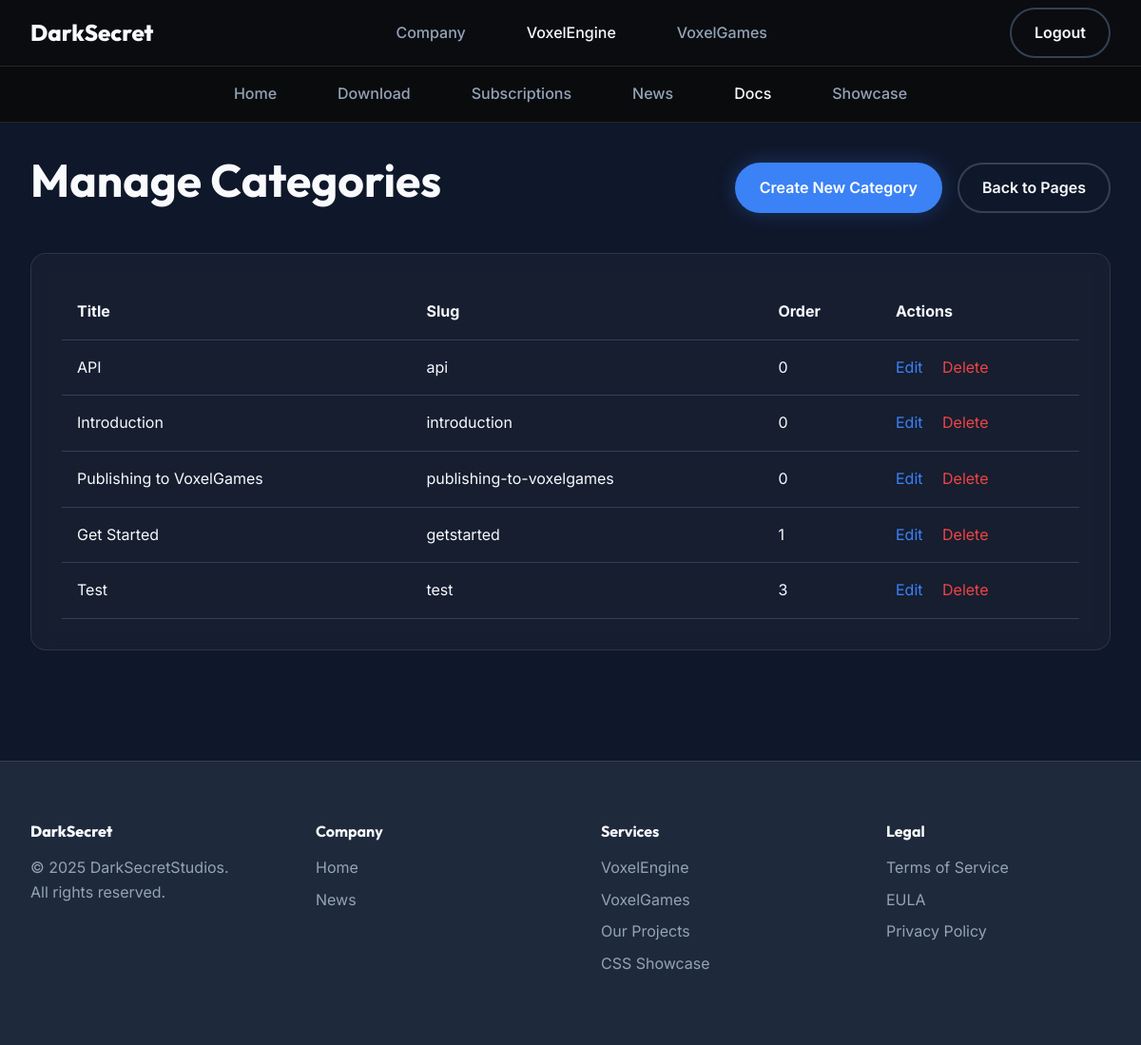
The page /voxelengine/docs/manage/categories/ (signed in) on the database its author committed.
### voxelengine/models.py (models this page shows, shortened)
class DocumentationCategory(models.Model):
    title = models.CharField(max_length=100)
    slug = models.SlugField(unique=True, blank=True)
    order = models.IntegerField(default=0)
    class Meta:
        verbose_name_plural = "Documentation Categories"
        ordering = ['order', 'title']

### voxelengine/views.py (the view)
# urls.py: path('docs/manage/categories/', docs_manage_category_list, name='docs_manage_category_list'),
@user_passes_test(is_staff)
def docs_manage_category_list(request):
    categories = DocumentationCategory.objects.all()
    return render(request, 'voxelengine/docs/manage_category_list.html', {'categories': categories})

### voxelengine/views.py (called while the page is built)
def is_staff(user):
    return user.is_staff

### voxelengine/templates/voxelengine/docs/manage_category_list.html
{% extends 'voxelengine/veBase.html' %}
{% block voxelengine_content %}
<div class="container" style="padding-top: 2rem;">
    <div class="flex justify-between items-center mb-md">
        <h2>Manage Categories</h2>
        <div class="flex gap-sm">
            <a href="{% url 'voxelengine:docs_manage_category_create' %}" class="btn btn-primary">Create New Category</a>
            <a href="{% url 'voxelengine:docs_manage_list' %}" class="btn btn-outline">Back to Pages</a>
        </div>
    </div>
    <div class="card">
        <table style="width: 100%; border-collapse: collapse;">
            <thead>
                <tr style="text-align: left; border-bottom: 1px solid var(--color-border);">
                    <th style="padding: 1rem;">Title</th>
                    <th style="padding: 1rem;">Slug</th>
                    <th style="padding: 1rem;">Order</th>
                    <th style="padding: 1rem;">Actions</th>
                </tr>
            </thead>
            <tbody>
                {% for category in categories %}
                <tr style="border-bottom: 1px solid var(--color-border);">
                    <td style="padding: 1rem;">{{ category.title }}</td>
                    <td style="padding: 1rem;">{{ category.slug }}</td>
                    <td style="padding: 1rem;">{{ category.order }}</td>
                    <td style="padding: 1rem;">
                        <a href="{% url 'voxelengine:docs_manage_category_edit' category.pk %}" style="color: var(--color-primary); margin-right: 1rem;">Edit</a>
                        <a href="{% url 'voxelengine:docs_manage_category_delete' category.pk %}" style="color: #ef4444;">Delete</a>
                    </td>
                </tr>
                {% endfor %}
            </tbody>
        </table>
    </div>
</div>
{% endblock %}

### static/style/base/_variables.css (style rules this page uses)
:root { --font-main: 'Inter', BlinkMacSystemFont, 'Segoe UI', Roboto, Oxygen, Ubuntu, Cantarell, 'Open Sans', 'Helvetica Neue', sans-serif; --font-display: 'Outfit', 'Inter', sans-serif; --space-xs: 0.5rem; --space-sm: 1rem; --space-md: 2rem; --space-lg: 4rem; --space-xl: 8rem; --radius-sm: 4px; --radius-md: 8px; --radius-lg: 16px; --radius-xl: 24px; --radius-full: 9999px; --transition-fast: 0.2s ease; --transition-normal: 0.3s cubic-bezier(0.4, 0, 0.2, 1); --transition-slow: 0.5s ease; --color-bg: #ffffff; --color-bg-alt: #f8f9fa; --color-text: #1a1a1a; --color-text-muted: #666666; --color-border: #e5e5e5; --color-primary: #000000; --color-primary-hover: #333333; --color-primary-text: #ffffff; --color-secondary: #f0f0f0; --color-secondary-hover: #e0e0e0; --color-secondary-text: #1a1a1a; --shadow-sm: 0 2px 4px rgba(0, 0, 0, 0.05); --shadow-md: 0 4px 12px rgba(0, 0, 0, 0.08); --shadow-lg: 0 12px 24px rgba(0, 0, 0, 0.12); --navbar-height: 70px; }
[data-theme="engine"] { --color-bg: #0f172a; --color-bg-alt: #1e293b; --color-text: #f8fafc; --color-text-muted: #94a3b8; --color-border: #334155; --color-primary: #3b82f6; --color-primary-hover: #2563eb; --color-primary-text: #ffffff; --color-secondary: rgba(255, 255, 255, 0.1); --color-secondary-hover: rgba(255, 255, 255, 0.15); --color-secondary-text: #ffffff; --shadow-neon: 0 0 20px rgba(59, 130, 246, 0.3); }

### static/style/layout/_layout.css (style rules this page uses)
.container { width: 100%; max-width: 1200px; margin: 0 auto; padding: 0 var(--space-md); }
.flex { display: flex; }

### static/style/utilities/_utilities.css (style rules this page uses)
.items-center { align-items: center; }
.justify-between { justify-content: space-between; }
.gap-sm { gap: var(--space-sm); }
.mb-md { margin-bottom: var(--space-md); }

### static/style/components/_buttons.css (style rules this page uses)
.btn { display: inline-flex; align-items: center; justify-content: center; padding: 0.75rem 1.5rem; border-radius: var(--radius-full); font-weight: 600; font-size: 1rem; cursor: pointer; transition: var(--transition-normal); border: 2px solid transparent; white-space: nowrap; }
.btn-primary { background-color: var(--color-primary); color: var(--color-primary-text); box-shadow: var(--shadow-neon, none); }
.btn-outline { background-color: transparent; border-color: var(--color-border); color: var(--color-text); }

### static/style/components/_cards.css (style rules this page uses)
.card { background-color: var(--color-bg-alt); border-radius: var(--radius-lg); padding: var(--space-md); border: 1px solid var(--color-border); transition: var(--transition-normal); position: relative; overflow: hidden; }
[data-theme="gaming"] .card, [data-theme="engine"] .card { background: rgba(255, 255, 255, 0.03); backdrop-filter: blur(10px); border: 1px solid rgba(255, 255, 255, 0.1); }

### rows shown on the page
DocumentationCategory: title "API", slug "api", order "0"
DocumentationCategory: title "Introduction", slug "introduction", order "0"
DocumentationCategory: title "Publishing to VoxelGames", slug "publishing-to-voxelgames", order "0"
DocumentationCategory: title "Get Started", slug "getstarted", order "1"
DocumentationCategory: title "Test", slug "test", order "3"
